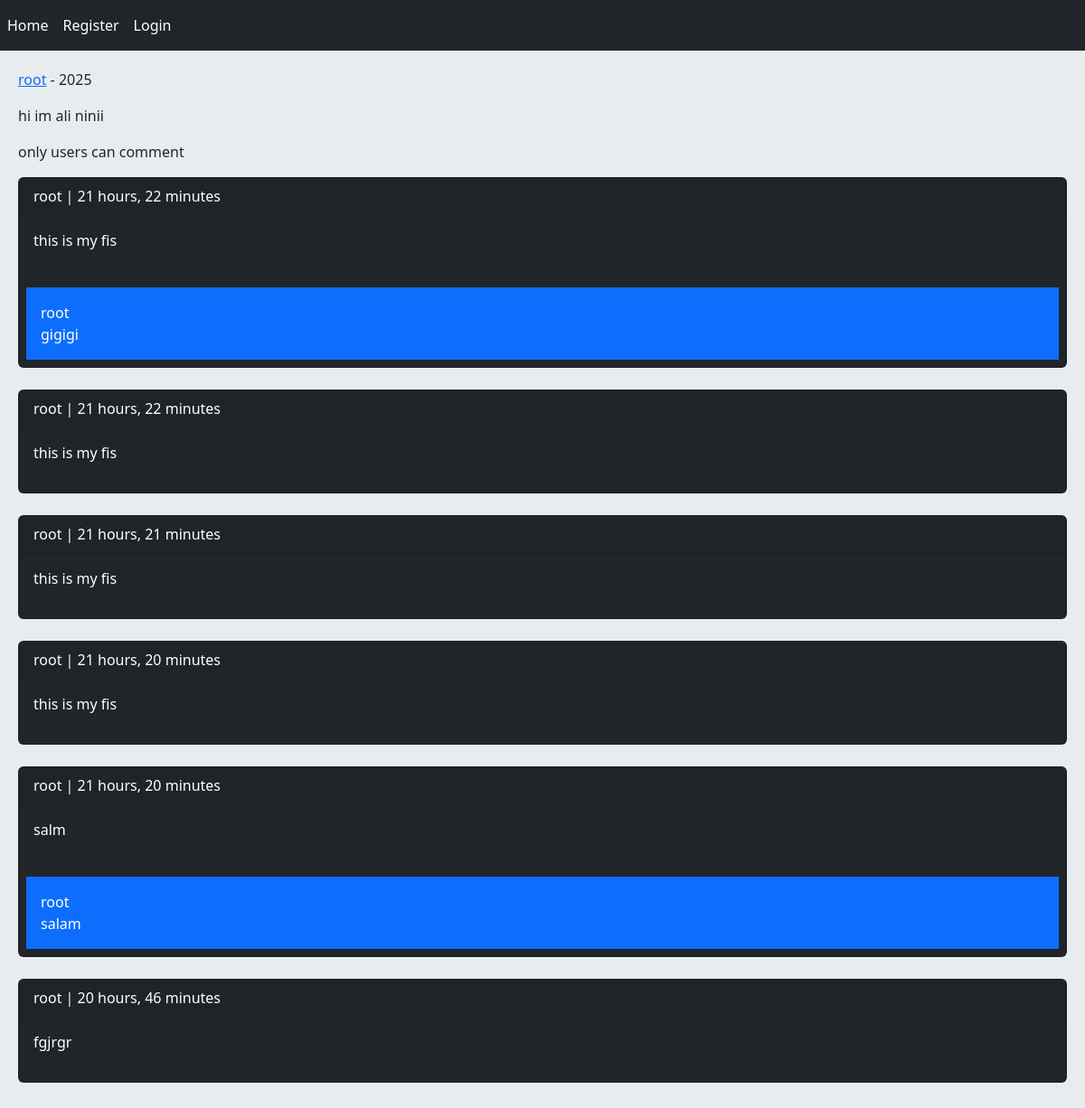
/post/9/hi-im-ali-ninii/, run on the app's committed database.
### home/models.py (models this page shows, shortened)
class Post(models.Model):
    user = models.ForeignKey(User, on_delete=models.CASCADE, related_name='posts')
    body = models.TextField()
    slug = models.SlugField()
    created = models.DateTimeField(auto_now_add=True)
    updated = models.DateTimeField(auto_now=True)
    class Meta:
        ordering = ('-created','body')

class Comment(models.Model):
    user = models.ForeignKey(User, on_delete=models.CASCADE, related_name='ucomments')
    post = models.ForeignKey(Post, on_delete=models.CASCADE, related_name='pcomments')
    reply = models.ForeignKey('self', on_delete=models.CASCADE, related_name='rcomments', blank=True, null=True)
    is_reply = models.BooleanField(default=False)
    body = models.TextField(max_length=400)
    created = models.DateTimeField(auto_now_add=True)

### home/views.py (the view, shortened to what this page needs)
# urls.py: path('post/<int:post_id>/<slug:post_slug>/', views.PostDetailView.as_view(), name = 'post_detail'),
class PostDetailView(View):
    form_class = CommentCreateForm
    form_class_reply = CommentReplyForm
    def setup(self, request, *args, **kwargs):
        self.post_instnce = get_object_or_404(Post, pk=kwargs['post_id'], slug=kwargs['post_slug'])
        return super().setup(request, *args, **kwargs)
    def get(self, request, post_id, post_slug):
        comments = self.post_instnce.pcomments.filter(is_reply=False)
        can_like = True
        if request.user.is_authenticated and self.post_instnce.user_can_like(request.user):
            can_like = False
        return render(request, 'home/detail.html', {'post':self.post_instnce, 'comments': comments, 'form':self.form_class(), 'reply_form':self.form_class_reply(), 'can_like':can_like})

### home/templates/home/detail.html (shortened to what this page needs)
{% extends 'base.html' %}
{% block contant %}
    <p><a href="{% url 'register:user_profile' post.user.id %}">{{ post.user }}</a> - {{ post.updated|date:"Y" }}</p>
    <p>{{ post.body }}</p>
    {% if request.user.is_authenticated %}
        <a href="{% url 'home:post_like' post.id %}" class="{% if can_like %}disabled{% endif %} btn btn-primary col-md-2">Like {{ post.likes_count }}</a><br>
        <br>
        <form action="" method="post">
            {% csrf_token %}
            {{ form.as_p }}
            <input type="submit" value="comment">
        </form><br>
    {% else %}
        <p>only users can comment</p>
    {% endif %}
    {% for comment in comments %}
        <div class="card bg-dark text-white">
            <p class="card-header">{{ comment.user }} | {{ comment.created|timesince }}</p>
            <p class="card-body">{{ comment.body }}</p>
            {% with replies=comment.rcomments.all %}
            {% for reply in replies %}
                <p class="bg-primary p-3 m-2">{{reply.user}} <br> {{ reply.body }}</p>
            {% endfor %}
        {% endwith %}
        </div><br>
    {% empty %}
        <p>no comments yet!</p>
    {% endfor %}
{% endblock %}

### data on the page
Post: user "root", updated "2025", body "hi im ali ninii"
Comment: user "root", created "21 hours, 22 minutes", body "this is my fis"
Comment: user "root", body "gigigi"
Comment: user "root", created "21 hours, 22 minutes", body "this is my fis"
Comment: user "root", created "21 hours, 21 minutes", body "this is my fis"
Comment: user "root", created "21 hours, 20 minutes", body "this is my fis"
Comment: user "root", created "21 hours, 20 minutes", body "salm"
Comment: user "root", body "salam"
Comment: user "root", created "20 hours, 46 minutes", body "fgjrgr"
